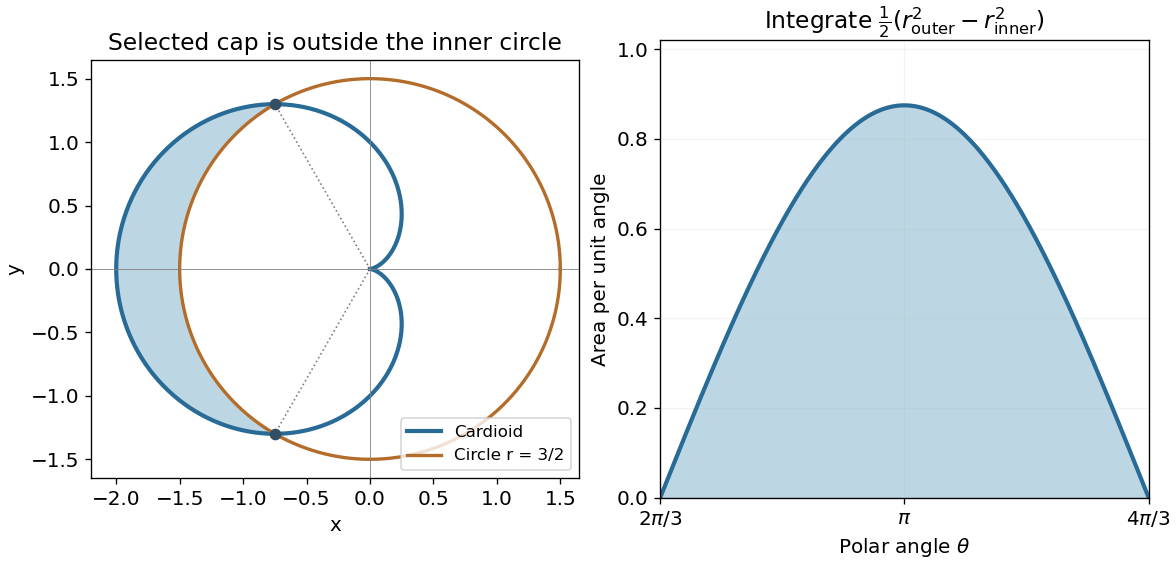

Here is the Python script that generated this plot:
from pathlib import Path
import numpy as np
import matplotlib
matplotlib.use("Agg")
import matplotlib.pyplot as plt
plt.rcParams.update({"font.size":12,"axes.titlesize":14,"figure.facecolor":"white","axes.facecolor":"white","savefig.facecolor":"white","savefig.transparent":False})

fig,(ax,bx)=plt.subplots(1,2,figsize=(9.8,4.7),layout="constrained")
th=np.linspace(0,2*np.pi,900);r=1-np.cos(th);ax.plot(r*np.cos(th),r*np.sin(th),lw=2.5,color="#286b96",label="Cardioid");ax.plot(1.5*np.cos(th),1.5*np.sin(th),lw=2,color="#b46c2b",label="Circle r = 3/2")
u=np.linspace(2*np.pi/3,4*np.pi/3,350);ro=1-np.cos(u);xp=np.r_[ro*np.cos(u),1.5*np.cos(u[::-1])];yp=np.r_[ro*np.sin(u),1.5*np.sin(u[::-1])];ax.fill(xp,yp,color="#abcddd",alpha=.8)
for t in [2*np.pi/3,4*np.pi/3]:ax.plot([0,1.5*np.cos(t)],[0,1.5*np.sin(t)],ls=":",lw=1,color="gray");ax.plot(1.5*np.cos(t),1.5*np.sin(t),"o",color="#324f64")
ax.axhline(0,color="gray",lw=.5);ax.axvline(0,color="gray",lw=.5);ax.set(xlabel="x",ylabel="y",aspect="equal",xlim=(-2.2,1.65),ylim=(-1.65,1.65),title="Selected cap is outside the inner circle");ax.legend(fontsize=10,loc="lower right")
gap=.5*((1-np.cos(u))**2-2.25);bx.plot(u,gap,color="#286b96",lw=2.5);bx.fill_between(u,0,gap,color="#abcddd",alpha=.8);bx.set(xlabel=r"Polar angle $\theta$",ylabel="Area per unit angle",xlim=(2*np.pi/3,4*np.pi/3),ylim=(0,1.02),title=r"Integrate $\frac{1}{2}(r_{\rm outer}^2-r_{\rm inner}^2)$");bx.set_xticks([2*np.pi/3,np.pi,4*np.pi/3],[r"$2\pi/3$",r"$\pi$",r"$4\pi/3$"]);bx.grid(alpha=.15)
fig.savefig(Path.cwd()/Path(__file__).with_suffix(".png").name,dpi=120)
plt.close(fig)
